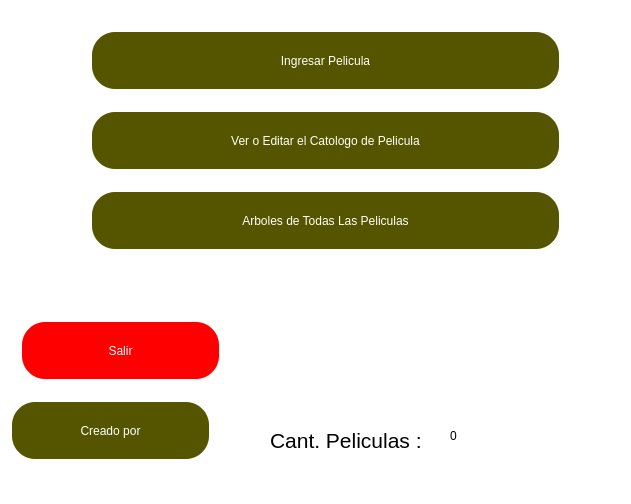
<?xml version="1.0" encoding="UTF-8"?>
<ui version="4.0">
 <class>MainWindow</class>
 <widget class="QMainWindow" name="MainWindow">
  <property name="geometry">
   <rect>
    <x>0</x>
    <y>0</y>
    <width>631</width>
    <height>504</height>
   </rect>
  </property>
  <property name="windowTitle">
   <string>Ventana Principal</string>
  </property>
  <property name="styleSheet">
   <string notr="true">background-color: rgb(255, 255, 255);</string>
  </property>
  <widget class="QWidget" name="centralwidget">
   <widget class="QPushButton" name="btnAdd">
    <property name="geometry">
     <rect>
      <x>90</x>
      <y>30</y>
      <width>471</width>
      <height>61</height>
     </rect>
    </property>
    <property name="cursor">
     <cursorShape>PointingHandCursor</cursorShape>
    </property>
    <property name="styleSheet">
     <string notr="true">background-color: rgb(52, 101, 164);
background-color: rgb(85, 85, 0);
color: rgb(255, 255, 255);
border-radius: 25%;
font: 65 italic 20pt &quot;URW Bookman L&quot;;
border-style: solid;
border-width: 2px;</string>
    </property>
    <property name="text">
     <string>Ingresar Pelicula</string>
    </property>
   </widget>
   <widget class="QPushButton" name="btnEdit">
    <property name="geometry">
     <rect>
      <x>90</x>
      <y>110</y>
      <width>471</width>
      <height>61</height>
     </rect>
    </property>
    <property name="cursor">
     <cursorShape>PointingHandCursor</cursorShape>
    </property>
    <property name="styleSheet">
     <string notr="true">background-color: rgb(52, 101, 164);
background-color: rgb(85, 85, 0);
color: rgb(255, 255, 255);
border-radius: 25%;
font: 65 italic 20pt &quot;URW Bookman L&quot;;
border-style: solid;
border-width: 2px;
</string>
    </property>
    <property name="text">
     <string>Ver o Editar el Catologo de Pelicula</string>
    </property>
   </widget>
   <widget class="QPushButton" name="btnProd">
    <property name="geometry">
     <rect>
      <x>90</x>
      <y>190</y>
      <width>471</width>
      <height>61</height>
     </rect>
    </property>
    <property name="cursor">
     <cursorShape>PointingHandCursor</cursorShape>
    </property>
    <property name="styleSheet">
     <string notr="true">background-color: rgb(52, 101, 164);
background-color: rgb(85, 85, 0);
color: rgb(255, 255, 255);
border-radius: 25%;
font: 65 italic 20pt &quot;URW Bookman L&quot;;
border-style: solid;
border-width: 2px;</string>
    </property>
    <property name="text">
     <string>Arboles de Todas Las Peliculas</string>
    </property>
   </widget>
   <widget class="QPushButton" name="btnAbout">
    <property name="geometry">
     <rect>
      <x>10</x>
      <y>400</y>
      <width>201</width>
      <height>61</height>
     </rect>
    </property>
    <property name="cursor">
     <cursorShape>PointingHandCursor</cursorShape>
    </property>
    <property name="styleSheet">
     <string notr="true">background-color: rgb(52, 101, 164);
background-color: rgb(85, 85, 0);
color: rgb(255, 255, 255);
border-radius: 25%;
font: 65 italic 20pt &quot;URW Bookman L&quot;;
border-style: solid;
border-width: 2px;</string>
    </property>
    <property name="text">
     <string>Creado por</string>
    </property>
   </widget>
   <widget class="QLabel" name="label_2">
    <property name="geometry">
     <rect>
      <x>270</x>
      <y>420</y>
      <width>161</width>
      <height>41</height>
     </rect>
    </property>
    <property name="cursor">
     <cursorShape>ForbiddenCursor</cursorShape>
    </property>
    <property name="styleSheet">
     <string notr="true">font: italic 11pt &quot;URW Palladio L&quot;;</string>
    </property>
    <property name="text">
     <string>&lt;html&gt;&lt;head/&gt;&lt;body&gt;&lt;p&gt;&lt;span style=&quot; font-size:16pt;&quot;&gt;Cant. Peliculas :&lt;/span&gt;&lt;/p&gt;&lt;/body&gt;&lt;/html&gt;</string>
    </property>
   </widget>
   <widget class="QLabel" name="NumProLabel">
    <property name="geometry">
     <rect>
      <x>450</x>
      <y>400</y>
      <width>101</width>
      <height>71</height>
     </rect>
    </property>
    <property name="cursor">
     <cursorShape>ForbiddenCursor</cursorShape>
    </property>
    <property name="styleSheet">
     <string notr="true">font: 75 49pt &quot;URW Bookman L&quot;;</string>
    </property>
    <property name="text">
     <string>0</string>
    </property>
   </widget>
   <widget class="QPushButton" name="btnAtras">
    <property name="geometry">
     <rect>
      <x>20</x>
      <y>320</y>
      <width>201</width>
      <height>61</height>
     </rect>
    </property>
    <property name="cursor">
     <cursorShape>PointingHandCursor</cursorShape>
    </property>
    <property name="styleSheet">
     <string notr="true">color: rgb(255, 255, 255);
background-color: rgb(255, 0, 0);
border-radius: 25%;
font: 65 italic 20pt &quot;URW Bookman L&quot;;
border-style: solid;
border-width: 2px;</string>
    </property>
    <property name="text">
     <string>Salir</string>
    </property>
   </widget>
  </widget>
  <widget class="QMenuBar" name="menubar">
   <property name="geometry">
    <rect>
     <x>0</x>
     <y>0</y>
     <width>631</width>
     <height>21</height>
    </rect>
   </property>
  </widget>
  <widget class="QStatusBar" name="statusbar"/>
 </widget>
 <resources/>
 <connections/>
</ui>
